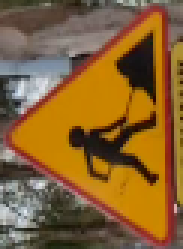
#> input picture 180_TRAVEAUX.png, 61 x 83 px (shown 3 times larger)
$ python -i main.py   (imports and definitions only)   (older library calls are emulated)
#> lines starting #> are read from the running program, lines starting #| are printed output that depends on the picture; after the words box and inside, x2 and y2 are one past the last pixel; in counts of white or black regions, pixels touching at a corner belong together
#> further down, picture is the input picture: shape (83, 61, 3); mean B, G, R 49.5, 97.9, 134.7
import cv2
import numpy as np
import matplotlib.pyplot as plt
from math import sqrt
from skimage.feature import blob_dog, blob_log, blob_doh
import imutils
import argparse
import os
import math

from classification import training, getLabel

SIGNS = ["nouvelle",
        "STOP",
        "TURN LEFT",
        "TURN RIGHT",
        "DO NOT TURN LEFT",
        "DO NOT TURN RIGHT",
        "ONE WAY",
        "SPEED LIMIT 30",
        "OTHER",
         "PLACA JEDIDA",
         "panneaux de danger ",
         "Panneaux de fin obligation",
         "TURN ",
         "SPEED LIMIT 70",
         "SPEED LIMIT 90",
         "SPEED LIMIT 100",
         "SPEED LIMIT 130",
         "TRAVEAUX"
  ]

# Clean all previous file
# [177 lines left out: functions clean_images, constrastLimit, LaplacianOfGaussian, binarization, preprocess_image, removeSmallComponents and 8 more, not called in this run]

def remove_other_color(img):
    frame = cv2.GaussianBlur(img, (3,3), 0)
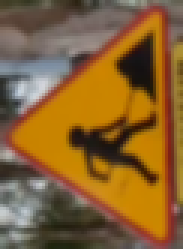
#> frame: shape (83, 61, 3) (shown 3 times larger); mean B, G, R 49.5, 98, 134.8
    hsv = cv2.cvtColor(frame, cv2.COLOR_BGR2HSV)
#> hsv: shape (83, 61, 3); mean H, S, V 25.5, 144.9, 136
    # define range of blue color in HSV
    lower_blue = np.array([100,128,0])
    upper_blue = np.array([215,255,255])
    # Threshold the HSV image to get only blue colors
    mask_blue = cv2.inRange(hsv, lower_blue, upper_blue)
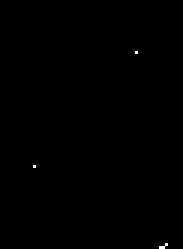
#> mask_blue: shape (83, 61) (shown 3 times larger); 0.1% white in thin lines or dots, all inside (x1, y1, x2, y2) = (11, 17, 56, 83)

    lower_white = np.array([0,0,128], dtype=np.uint8)
    upper_white = np.array([255,255,255], dtype=np.uint8)
    # Threshold the HSV image to get only blue colors
    mask_white = cv2.inRange(hsv, lower_white, upper_white)
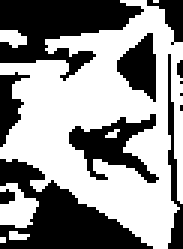
#> mask_white: shape (83, 61) (shown 3 times larger); 56.4% white; 12 black regions (5 under 20 px), largest, box (x1, y1, x2, y2) and area: (0, 53, 51, 83) 692, (0, 0, 48, 27) 671, (23, 38, 53, 61) 297

    lower_black = np.array([0,0,0], dtype=np.uint8)
    upper_black = np.array([170,150,50], dtype=np.uint8)

    mask_black = cv2.inRange(hsv, lower_black, upper_black)
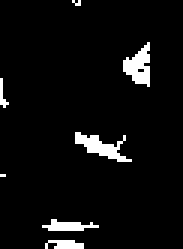
#> mask_black: shape (83, 61) (shown 3 times larger); 5% white; 7 white regions (3 under 20 px), largest, box (x1, y1, x2, y2) and area: (25, 44, 44, 54) 80, (41, 14, 50, 29) 79, (14, 73, 33, 77) 44, (15, 80, 28, 83) 30

    mask_1 = cv2.bitwise_or(mask_blue, mask_white)
    mask = cv2.bitwise_or(mask_1, mask_black)
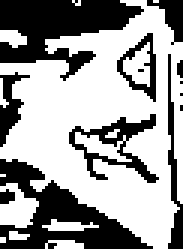
#> mask: shape (83, 61) (shown 3 times larger); 61.4% white; 13 black regions (6 under 20 px), largest, box (x1, y1, x2, y2) and area: (0, 0, 48, 27) 667, (0, 53, 51, 83) 616, (23, 38, 53, 61) 217
    # Bitwise-AND mask and original image
    #res = cv2.bitwise_and(frame,frame, mask= mask)
    return mask

# [132 lines left out: function main, not called in this run]


# [26 lines not run here, left out]

>>> import cv2
>>> picture = cv2.imread('180_TRAVEAUX.png')
>>> result = remove_other_color(picture)

$ run again, on 191_TRAVEAUX.png
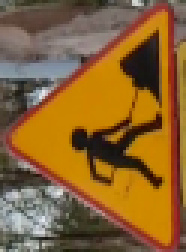
#> input picture 191_TRAVEAUX.png, 62 x 84 px (shown 3 times larger)
#> picture is the input picture: shape (84, 62, 3); mean B, G, R 49.3, 99.2, 137.5
#> hsv: shape (84, 62, 3); mean H, S, V 24.5, 145.4, 138.7
#> mask_blue: shape (84, 62); 0.02% white in thin lines or dots, all inside (x1, y1, x2, y2) = (59, 79, 60, 80)
#> in remove_other_color, `mask_white = cv2.inRange(hsv, lower_white, upper_white)`:
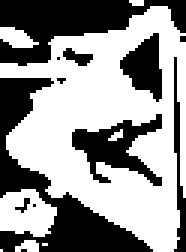
#> mask_white: shape (84, 62) (shown 3 times larger); 58.2% white; 12 black regions (6 under 20 px), largest, box (x1, y1, x2, y2) and area: (0, 26, 51, 84) 827, (0, 0, 62, 22) 676, (24, 38, 54, 62) 314, (40, 11, 54, 34) 190, (58, 19, 62, 84) 116, (21, 16, 31, 22) 33
#> mask_black: shape (84, 62); 3.9% white; 7 white regions (4 under 20 px), largest, box (x1, y1, x2, y2) and area: (42, 15, 52, 29) 83, (25, 45, 43, 55) 73, (20, 77, 35, 80) 33
#> in remove_other_color, `mask = cv2.bitwise_or(mask_1, mask_black)`:
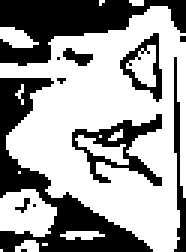
#> mask: shape (84, 62) (shown 3 times larger); 62.1% white; 12 black regions (6 under 20 px), largest, box (x1, y1, x2, y2) and area: (0, 26, 51, 84) 784, (0, 0, 62, 22) 673, (24, 38, 54, 62) 240, (58, 19, 62, 84) 116, (40, 11, 54, 34) 107, (21, 16, 31, 22) 33
